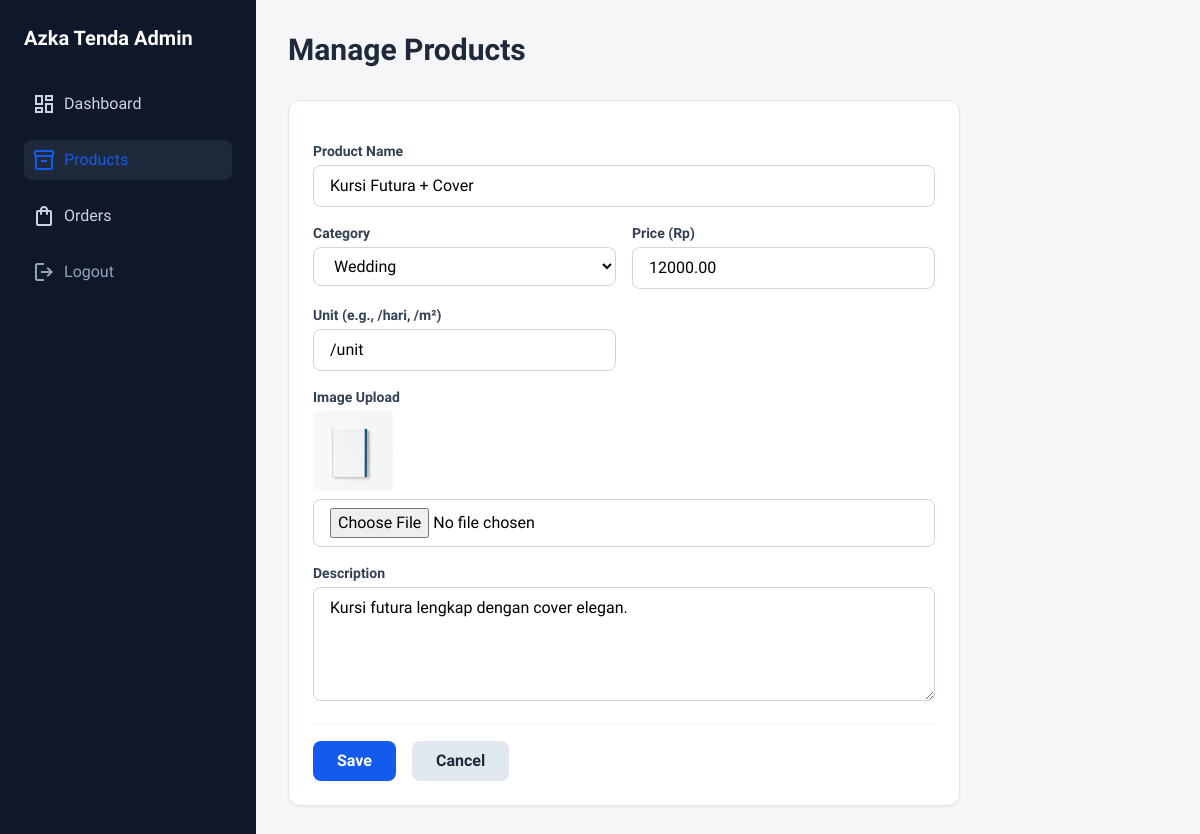
The page /admin/products.php?action=edit&id=2 (signed in) on the database its author committed.
### tables this page shows
CREATE TABLE products (
    id INT AUTO_INCREMENT PRIMARY KEY,
    category_id INT,
    name VARCHAR(255) NOT NULL,
    price DECIMAL(10,2) NOT NULL,
    unit VARCHAR(50) NOT NULL,
    image VARCHAR(500),
    description TEXT,
    FOREIGN KEY (category_id) REFERENCES categories(id)
);

CREATE TABLE categories (
    id INT AUTO_INCREMENT PRIMARY KEY,
    name VARCHAR(100) NOT NULL
);

### admin/products.php (the view, shortened to what this page needs)
<?php
include '../includes/config.php';
$action = $_GET['action'] ?? '';
$id = $_GET['id'] ?? 0;
$categories = $conn->query("SELECT * FROM categories");
?>
<!DOCTYPE html>
<html lang="id">
<head>
    <script src="https://cdn.tailwindcss.com"></script>
</head>
<body class="bg-background-light flex min-h-screen">
    <aside class="w-64 bg-slate-900 text-white flex flex-col p-6 fixed h-full z-10">
        <h1 class="text-xl font-bold mb-8">Azka Tenda Admin</h1>
        <nav class="space-y-4 flex-1">
            <a href="index.php" class="flex gap-2 text-slate-300 hover:text-white p-2 hover:bg-slate-800 rounded-lg transition-colors"><span class="material-symbols-outlined">dashboard</span> Dashboard</a>
            <a href="products.php" class="flex gap-2 text-primary bg-slate-800 p-2 rounded-lg"><span class="material-symbols-outlined">inventory_2</span> Products</a>
            <a href="orders.php" class="flex gap-2 text-slate-300 hover:text-white p-2 hover:bg-slate-800 rounded-lg transition-colors"><span class="material-symbols-outlined">shopping_bag</span> Orders</a>
            <a href="logout.php" class="flex gap-2 text-slate-400 hover:text-red-400 p-2 mt-auto"><span class="material-symbols-outlined">logout</span> Logout</a>
        </nav>
    </aside>
    <main class="flex-1 p-8 ml-64 overflow-y-auto">
        <div class="flex justify-between items-center mb-8">
            <h2 class="text-3xl font-bold text-slate-800">Manage Products</h2>
        </div>
        <?php if ($action === 'add' || $action === 'edit'): ?>
            <?php
                $product = null;
                if ($action === 'edit' && $id > 0) {
                    $stmt = $conn->prepare("SELECT * FROM products WHERE id=?");
                    $stmt->bind_param("i", $id);
                    $stmt->execute();
                    $product = $stmt->get_result()->fetch_assoc();
                }
            ?>
            <div class="bg-white rounded-xl shadow-sm border border-slate-200 p-6 max-w-2xl">
                <form method="POST" action="products.php" enctype="multipart/form-data" class="space-y-4">
                    <div class="grid grid-cols-2 gap-4">
                        <div class="col-span-2">
                            <label class="block text-sm font-semibold text-slate-700 mb-1">Product Name</label>
                            <input type="text" name="name" required class="w-full border border-slate-300 rounded-lg px-4 py-2" value="<?= htmlspecialchars($product['name'] ?? '') ?>">
                        </div>
                        <div>
                            <label class="block text-sm font-semibold text-slate-700 mb-1">Category</label>
                            <select name="category_id" required class="w-full border border-slate-300 rounded-lg px-4 py-2 bg-white">
                                <?php $categories->data_seek(0); while($cat = $categories->fetch_assoc()): ?>
                                    <option value="<?= $cat['id'] ?>" <?= ($product && $product['category_id'] == $cat['id']) ? 'selected' : '' ?>><?= htmlspecialchars($cat['name']) ?></option>
                                <?php endwhile; ?>
                            </select>
                        </div>
                        <div>
                            <label class="block text-sm font-semibold text-slate-700 mb-1">Price (Rp)</label>
                            <input type="number" name="price" required class="w-full border border-slate-300 rounded-lg px-4 py-2" value="<?= htmlspecialchars($product['price'] ?? '') ?>">
                        </div>
                        <div>
                            <label class="block text-sm font-semibold text-slate-700 mb-1">Unit (e.g., /hari, /m²)</label>
                            <input type="text" name="unit" required class="w-full border border-slate-300 rounded-lg px-4 py-2" value="<?= htmlspecialchars($product['unit'] ?? '') ?>">
                        </div>
                        <div class="col-span-2">
                            <label class="block text-sm font-semibold text-slate-700 mb-1">Image Upload</label>
                            <?php if($product && $product['image']): ?>
                                <img src="../<?= htmlspecialchars($product['image']) ?>" alt="Current Image" class="h-20 w-20 object-cover rounded mb-2">
                            <?php endif; ?>
                            <input type="file" name="image" accept="image/*" <?= !$product ? 'required' : '' ?> class="w-full border border-slate-300 rounded-lg px-4 py-2 bg-white">
                        </div>
                        <div class="col-span-2">
                            <label class="block text-sm font-semibold text-slate-700 mb-1">Description</label>
                            <textarea name="description" rows="4" required class="w-full border border-slate-300 rounded-lg px-4 py-2"><?= htmlspecialchars($product['description'] ?? '') ?></textarea>
                        </div>
                    </div>
                    <div class="flex gap-4 pt-4 border-t border-slate-100">
                        <button type="submit" name="<?= $action ?>" class="bg-primary text-white font-bold py-2 px-6 rounded-lg hover:bg-blue-700">Save</button>
                        <a href="products.php" class="bg-slate-200 text-slate-800 font-bold py-2 px-6 rounded-lg hover:bg-slate-300">Cancel</a>
                    </div>
                </form>
            </div>
        <?php endif; ?>
    </main>
</body>
</html>

### admin/products.php (style rules this page uses)
body { font-family: 'Work Sans', sans-serif; }

### rows shown on the page
products: name "Kursi Futura + Cover", category_id "Wedding", price "12000.00", unit "/unit", image (picture), description "Kursi futura lengkap dengan cover elegan."
